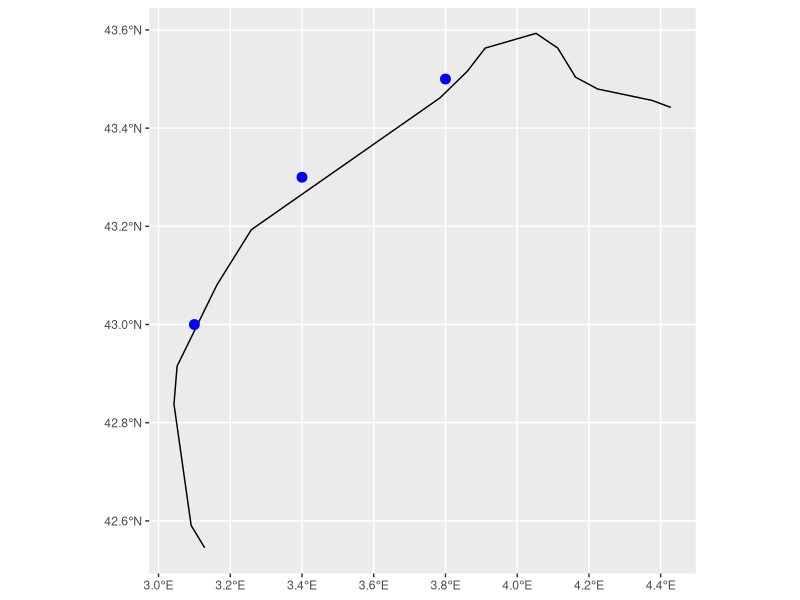

R code for this plot:
## ---- chunk 1
knitr::opts_chunk$set(echo = TRUE)
## ---- chunk 2
library(rnaturalearth)
library(sf)
library(ggplot2)
## ---- chunk 3
species_df <- data.frame(
  Longitude = c(3.8, 3.1, 3.4),
  Latitude = c(43.5, 43, 43.3)
)
## ---- chunk 4
# Convert Lat/Long to column of class geometry
species_sf <- st_as_sf(species_df, 
                       coords = c("Longitude", "Latitude"),
                       crs = st_crs(4326))
## ---- chunk 5
# Map from rnaturalearth
coastlines <- ne_coastline(scale = 50, returnclass = "sf")

# Reproject
# Pretty sure this isn't necessary, as it says WGS84 already
coastlines <- st_transform(coastlines, crs = st_crs(species_sf))
## ---- chunk 6
# Bbox around datapoints
bbox <- st_bbox(species_sf, crs = st_crs(species_sf))

# Crop to bbox plus buffer
buffer_box <- st_crop(coastlines, st_buffer(st_as_sfc(bbox), dist = 50000))
## ---- chunk 7
ggplot() +
    geom_sf(data = st_crop(coastlines, buffer_box)) +
    geom_sf(data = species_sf, colour = "blue", size = 3) +
    coord_sf(crs = st_crs(4326))
